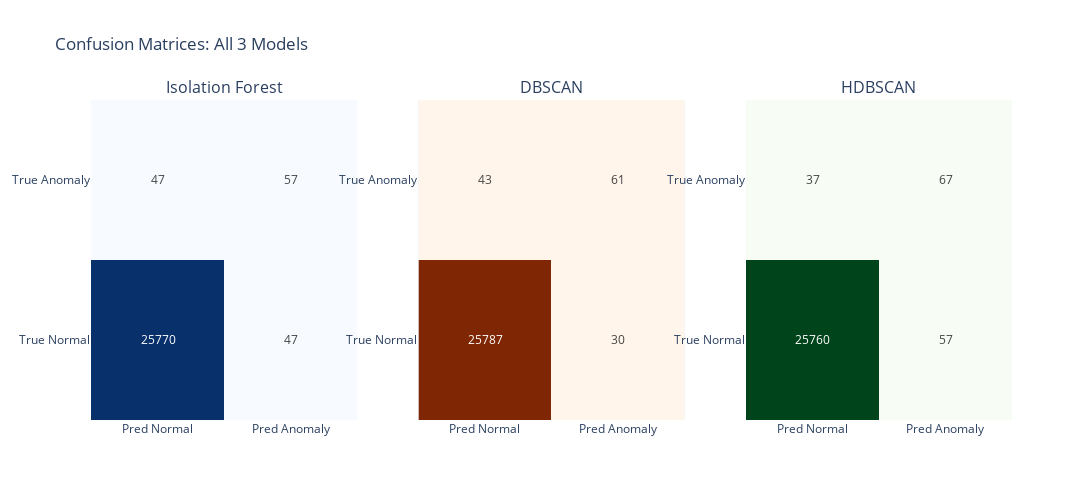

Notebook cell for this chart:
### Code cell
# Visualize confusion matrices for all 3 models.
fig = make_subplots(
    rows=1, cols=3,
    subplot_titles=('Isolation Forest', 'DBSCAN', 'HDBSCAN'),
    specs=[[{'type': 'heatmap'}, {'type': 'heatmap'}, {'type': 'heatmap'}]]
)

fig.add_trace(
    go.Heatmap(
        z=cm_iso,
        x=['Pred Normal', 'Pred Anomaly'],
        y=['True Normal', 'True Anomaly'],
        text=cm_iso,
        texttemplate='%{text}',
        colorscale='Blues',
        showscale=False
    ),
    row=1, col=1
)

fig.add_trace(
    go.Heatmap(
        z=cm_dbscan,
        x=['Pred Normal', 'Pred Anomaly'],
        y=['True Normal', 'True Anomaly'],
        text=cm_dbscan,
        texttemplate='%{text}',
        colorscale='Oranges',
        showscale=False
    ),
    row=1, col=2
)

fig.add_trace(
    go.Heatmap(
        z=cm_hdbscan,
        x=['Pred Normal', 'Pred Anomaly'],
        y=['True Normal', 'True Anomaly'],
        text=cm_hdbscan,
        texttemplate='%{text}',
        colorscale='Greens',
        showscale=False
    ),
    row=1, col=3
)

fig.update_layout(
    title='Confusion Matrices: All 3 Models',
    height=500,
    width=1400
)
fig.show()

### Figure 1 — Plotly figure (JSON) as saved in the notebook; plotly's stock layout.template omitted (floating-point values rounded to 4 significant figures)
{"data": [{"colorscale": [[0, "rgb(247,251,255)"], [0.125, "rgb(222,235,247)"], [0.25, "rgb(198,219,239)"], [0.375, "rgb(158,202,225)"], [0.5, "rgb(107,174,214)"], [0.625, "rgb(66,146,198)"], [0.75, "rgb(33,113,181)"], [0.875, "rgb(8,81,156)"], [1, "rgb(8,48,107)"]], "showscale": false, "text": [[25770, 47], [47, 57]], "texttemplate": "%{text}", "type": "heatmap", "x": ["Pred Normal", "Pred Anomaly"], "xaxis": "x", "y": ["True Normal", "True Anomaly"], "yaxis": "y", "z": [[25770, 47], [47, 57]]}, {"colorscale": [[0, "rgb(255,245,235)"], [0.125, "rgb(254,230,206)"], [0.25, "rgb(253,208,162)"], [0.375, "rgb(253,174,107)"], [0.5, "rgb(253,141,60)"], [0.625, "rgb(241,105,19)"], [0.75, "rgb(217,72,1)"], [0.875, "rgb(166,54,3)"], [1, "rgb(127,39,4)"]], "showscale": false, "text": [[25787, 30], [43, 61]], "texttemplate": "%{text}", "type": "heatmap", "x": ["Pred Normal", "Pred Anomaly"], "xaxis": "x2", "y": ["True Normal", "True Anomaly"], "yaxis": "y2", "z": [[25787, 30], [43, 61]]}, {"colorscale": [[0, "rgb(247,252,245)"], [0.125, "rgb(229,245,224)"], [0.25, "rgb(199,233,192)"], [0.375, "rgb(161,217,155)"], [0.5, "rgb(116,196,118)"], [0.625, "rgb(65,171,93)"], [0.75, "rgb(35,139,69)"], [0.875, "rgb(0,109,44)"], [1, "rgb(0,68,27)"]], "showscale": false, "text": [[25760, 57], [37, 67]], "texttemplate": "%{text}", "type": "heatmap", "x": ["Pred Normal", "Pred Anomaly"], "xaxis": "x3", "y": ["True Normal", "True Anomaly"], "yaxis": "y3", "z": [[25760, 57], [37, 67]]}], "layout": {"annotations": [{"font": {"size": 16}, "showarrow": false, "text": "Isolation Forest", "x": 0.1444, "xanchor": "center", "xref": "paper", "y": 1, "yanchor": "bottom", "yref": "paper"}, {"font": {"size": 16}, "showarrow": false, "text": "DBSCAN", "x": 0.5, "xanchor": "center", "xref": "paper", "y": 1, "yanchor": "bottom", "yref": "paper"}, {"font": {"size": 16}, "showarrow": false, "text": "HDBSCAN", "x": 0.8556, "xanchor": "center", "xref": "paper", "y": 1, "yanchor": "bottom", "yref": "paper"}], "height": 500, "title": {"text": "Confusion Matrices: All 3 Models"}, "width": 1400, "xaxis": {"anchor": "y", "domain": [0, 0.2889]}, "xaxis2": {"anchor": "y2", "domain": [0.3556, 0.6444]}, "xaxis3": {"anchor": "y3", "domain": [0.7111, 1]}, "yaxis": {"anchor": "x", "domain": [0, 1]}, "yaxis2": {"anchor": "x2", "domain": [0, 1]}, "yaxis3": {"anchor": "x3", "domain": [0, 1]}}}
